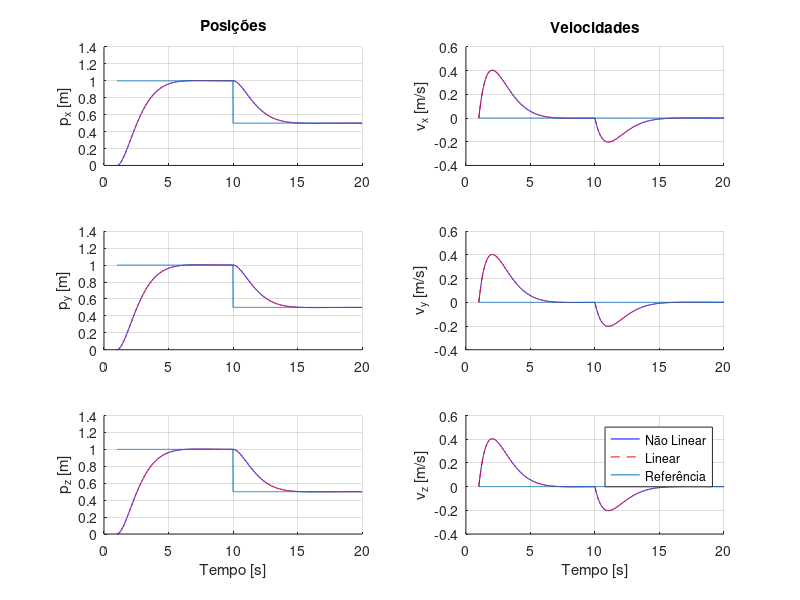

MATLAB code to generate this figure: (Note: this script raises an error after producing the figure.)
% Modelação e identificação do drone CRAZYFLIE
%% Constantes das Forças e Momentos
%close all
clear all
% initPlots

g = 9.807;
m = 0.035;
Cd = 0.2056;
zI = [0; 0; 1];

% Time vector
dt = 0.01;
t_end = 20;
t = 1:dt:t_end;
NSim = length(t);
tspan = [0 t_end];

% Initial conditions
x0 = [0; 0; 0; 0; 0; 0];
% x_ref = [1;1;1;0;0;0];
x_ref = [1;1;1;0;0;0] * ones(size(t)) - 0.5*[1;1;1;0;0;0]*(t>=10);

%% Linear model

nx = 6;
ny = 6;

A = [zeros(3) eye(3)
     zeros(3) -Cd*eye(3)];
B = [zeros(3)
     eye(3)  ];
C = eye(6);
D = zeros(6,3);

sys = ss(A,B,C,D);


% escalar_p = 0.01;
% escalar_v = 0.01;
% Q = kron(diag([escalar_p, escalar_v]), eye(nx/2));
% escalar_R = 0.01;
% R = escalar_R*diag([1.3759e-06,1.2508e-06,1.6314e-06]); %covariancias obtidas no 1.1 (drone parado) do Lab2

escalar_p = 0.01;
escalar_v = 0.01;
Q = kron(diag([escalar_p, escalar_v]), eye(nx/2));
escalar_R = 0.01;
R = escalar_R*eye(3);

[K,S,P] = lqr(sys,Q,R); % Since N is not specified, lqr sets N to 0.

e = eig(A-B*K);

% Linear simulation
x_lin = zeros(nx,NSim);
x_lin(:,1) = x0;
u = zeros(3,NSim);

for k=1:NSim-1
    y(:,k) = C*x_lin(:,k);
    u(:,k) = -K * (x_lin(:,k)-x_ref(:,k));

    dxdt = A*x_lin(:,k) + B*u(:,k);
    
    % integrate state
    x_lin(:,k+1) = x_lin(:,k) + dt * dxdt;
end


%% Nonlinear Model

x_nlin = zeros(nx, 1);
x_nlin(:,1) = x0;

for k = 1:length(t)-1
    % prepare variables:
    ua = -K*(x_nlin(:,k)-x_ref(:,k));
    
    
    % compute state derivative:
    dpdt = x_nlin(4:6,k);
    dvdt = ua - Cd * x_nlin(4:6,k);

    dxdt = [dpdt; dvdt];
    
    % integrate state
    x_nlin(:,k+1) = x_nlin(:,k) + dt * dxdt;
end

%% Plot (Controlador LQR em Modelo Linear vs Não Linear)

figure;

% Linha 1: p_x e v_x
subplot(3,2,1); hold on; grid on;
plot(t, x_nlin(1,:), 'b'); plot(t, x_lin(1,:), 'r--');plot(t, x_ref(1,:));
ylabel('p_x [m]'); title('Posições');

subplot(3,2,2); hold on; grid on;
plot(t, x_nlin(4,:), 'b'); plot(t, x_lin(4,:), 'r--');plot(t, x_ref(4,:));
ylabel('v_x [m/s]'); title('Velocidades');

% Linha 2: p_y e v_y
subplot(3,2,3); hold on; grid on;
plot(t, x_nlin(2,:), 'b'); plot(t, x_lin(2,:), 'r--');plot(t, x_ref(2,:));
ylabel('p_y [m]');

subplot(3,2,4); hold on; grid on;
plot(t, x_nlin(5,:), 'b'); plot(t, x_lin(5,:), 'r--');plot(t, x_ref(5,:));
ylabel('v_y [m/s]');

% Linha 3: p_z e v_z
subplot(3,2,5); hold on; grid on;
plot(t, x_nlin(3,:), 'b'); plot(t, x_lin(3,:), 'r--');plot(t, x_ref(3,:));
ylabel('p_z [m]'); xlabel('Tempo [s]');

subplot(3,2,6); hold on; grid on;
plot(t, x_nlin(6,:), 'b'); plot(t, x_lin(6,:), 'r--');plot(t, x_ref(6,:));
ylabel('v_z [m/s]'); xlabel('Tempo [s]');

legend('Não Linear','Linear','Referência');
sgtitle('Controlador LQR em Modelo Linear vs Não Linear');


%%  Error Model

x_er = zeros(nx, 1);
x_er(:,1) = x0;


% T = [0;0;0.4];
T=m*g;
Ro = eye(3); 

for k = 1:length(t)-1
    % prepare variables:
    p = x_lin(1:3,k);
    v = x_lin(4:6,k);
    p_d = x_ref(1:3,k);
    v_d = x_ref(4:6,k);

    % ep = p-pd  % ev = v - v_d
    x_er(:,k) = x_lin(:,k) - x_ref(:,k);
 
    % compute state derivative:
    depdt = x_er(4:6,k);
    devdt = -(g*zI + Cd*v) + T/m * zI - v_d;

    dxdt = [depdt; devdt];
    
    % integrate state
    x_er(:,k+1) = x_er(:,k) + dt * dxdt;
end

%% Plot (Controlador LQR em Modelo Linear vs de Erro)

figure;

% Linha 1: p_x e v_x
subplot(3,2,1); hold on; grid on;
plot(t, x_er(1,:), 'b'); plot(t, x_lin(1,:), 'r--');plot(t, x_ref(1,:));
ylabel('p_x [m]'); title('Posições');

subplot(3,2,2); hold on; grid on;
plot(t, x_er(4,:), 'b'); plot(t, x_lin(4,:), 'r--');plot(t, x_ref(4,:));
ylabel('v_x [m/s]'); title('Velocidades');

% Linha 2: p_y e v_y
subplot(3,2,3); hold on; grid on;
plot(t, x_er(2,:), 'b'); plot(t, x_lin(2,:), 'r--');plot(t, x_ref(2,:));
ylabel('p_y [m]');

subplot(3,2,4); hold on; grid on;
plot(t, x_er(5,:), 'b'); plot(t, x_lin(5,:), 'r--');plot(t, x_ref(5,:));
ylabel('v_y [m/s]');

% Linha 3: p_z e v_z
subplot(3,2,5); hold on; grid on;
plot(t, x_er(3,:), 'b'); plot(t, x_lin(3,:), 'r--');plot(t, x_ref(3,:));
ylabel('p_z [m]'); xlabel('Tempo [s]');

subplot(3,2,6); hold on; grid on;
plot(t, x_er(6,:), 'b'); plot(t, x_lin(6,:), 'r--');plot(t, x_ref(6,:));
ylabel('v_z [m/s]'); xlabel('Tempo [s]');

legend('Modelo de Erro','Modelo Linear','Referência');
sgtitle('Controlador LQR em Modelo Linear vs de Erro');

%% Nonlinear Control and Trials
% Lyapunov theory

kp_values = [0.5, 1.0, 2.0 2.5];
kv_values = [0.5 1.0, 1.5, 2.5];
results = struct;
colors = lines(length(kp_values)*length(kv_values));

figure;
subplot(1,1,1); hold on; grid on;

idx = 1;

for i = 1:length(kp_values)
    for j = 1:length(kv_values)

        kp = kp_values(i);
        kv = kv_values(j);

        x_lyap = zeros(nx, NSim);
        x_lyap(:,1) = x0;

        for k = 1:NSim-1
            % prepare variables:
            p = x_lyap(1:3,k);
            v = x_lyap(4:6,k);
            p_d = x_ref(1:3,k);
            v_d = x_ref(4:6,k);
        
            ep = p - p_d;
            ev = v - v_d;
        
            % control law
            u = - kp*ep - kv*ev;
            ua = u + Cd*v + g*zI + v_d;
        
            % compute state derivative:
            dpdt = v;
            dvdt = ua - Cd*v - g*zI;
        
            dxdt = [dpdt; dvdt];
        
            % integrate state
            x_lyap(:,k+1) = x_lyap(:,k) + dt * dxdt;
        end

        % Plot p_x
        plot(t, x_lyap(1,:), 'Color', colors(idx,:), 'DisplayName', ['K_p=', num2str(kp), ', K_v=', num2str(kv)]);
        idx = idx + 1;

        key = sprintf('kp_%d_kv_%d', kp*10, kv*10);
        results.(key).kp = kp;
        results.(key).kv = kv;
        results.(key).x_lyap = x_lyap;
    end
end

% Referência
plot(t, x_ref(1,:), 'k--', 'DisplayName', 'Referência');

xlabel('Tempo [s]');
ylabel('p_x [m]');
title('Evolução de p_x para diferentes (K_p, K_v)');
legend('Location', 'best');


%% plot (Controlador Não Linear (Lyapunov))

kp_sel = 2.5;
kv_sel = 2.5;

key_sel = sprintf('kp_%d_kv_%d', kp_sel*10, kv_sel*10);
x_lyap = results.(key_sel).x_lyap;



figure;

% Linha 1: p_x e v_x
subplot(3,2,1); hold on; grid on;
plot(t, x_lyap(1,:), 'b');plot(t, x_ref(1,:));
ylabel('p_x [m]'); title('Posições');

subplot(3,2,2); hold on; grid on;
plot(t, x_lyap(4,:), 'b');plot(t, x_ref(4,:));
ylabel('v_x [m/s]'); title('Velocidades');

% Linha 2: p_y e v_y
subplot(3,2,3); hold on; grid on;
plot(t, x_lyap(2,:), 'b');plot(t, x_ref(2,:));
ylabel('p_y [m]');

subplot(3,2,4); hold on; grid on;
plot(t, x_lyap(5,:), 'b');plot(t, x_ref(5,:));
ylabel('v_y [m/s]');

% Linha 3: p_z e v_z
subplot(3,2,5); hold on; grid on;
plot(t, x_lyap(3,:), 'b');plot(t, x_ref(3,:));
ylabel('p_z [m]'); xlabel('Tempo [s]');

subplot(3,2,6); hold on; grid on;
plot(t, x_lyap(6,:), 'b');plot(t, x_ref(6,:));
ylabel('v_z [m/s]'); xlabel('Tempo [s]');
legend('(Lyapunov)', 'Referência');
sgtitle('Controlador Não Linear obtido pela análise de Lyapunov');





%% Motion Planning
% RTT*

% Define flying arena 
PFly = [-1.2 1.2; -2.1 2.1; 0.0 2.0];

% Define obstacles
PNoFly1 = [-0.6,0.7,0.0,1.2,0.1,1.2];
PNoFly2 = [-0.6,-0.8,0.6,1.2,0.1,1.4];

% Define initial positions
P_Start = [-0.3 0.3; -0.3 0.3; 0 0];
PStart = randInBounds(P_Start);

% Define goal positions
P_Goal1 = [-0.2 0.2; 0.9 1.3; 0.4 0.8];
PGoal1 = randInBounds(P_Goal1);
P_Goal2 = [-0.2 0.2; -1.3 -0.9; 1.0 1.4];
PGoal2 = randInBounds(P_Goal2);

EPS = 0.2;
numNodes = 2000;


% plot
figure
view(3);
axis([PFly(1,:) PFly(2,:) PFly(3,:)])
hold on
patch(obsgen(PNoFly1))
patch(obsgen(PNoFly2))

% Plot dos pontos
plot3(PStart(1), PStart(2), PStart(3), 'go', 'MarkerSize', 8, 'MarkerFaceColor', 'g')
plot3(PGoal1(1), PGoal1(2), PGoal1(3), 'mo', 'MarkerSize', 8, 'MarkerFaceColor', 'm')
plot3(PGoal2(1), PGoal2(2), PGoal2(3), 'ro', 'MarkerSize', 8, 'MarkerFaceColor', 'r')

[traj1, nodes1] = RRTStar_3D(PStart, PGoal1, PNoFly1, PNoFly2, EPS, numNodes, PFly);
[traj2, nodes2] = RRTStar_3D(PGoal1, PGoal2, PNoFly1, PNoFly2, EPS, numNodes, PFly);

    
plotPath(traj1,'b');  % Start → Goal1
plotPath(traj2,'b');  % Goal1 → Goal2
title('Trajetória completa: Start → Goal1 → Goal2')





%%


trajTotal = [traj1; traj2]';
NSim2 = size(trajTotal, 2);
trajTotal = [trajTotal;zeros(3,NSim2)];

t_end2 = 50;

dt2 = t_end2 / NSim2;
t2 = 1:dt2:t_end2;

% Linear simulation
x = zeros(nx,NSim2);
x(:,1) = trajTotal(:,1);
u = zeros(3,NSim);


for k = 1:NSim2-1
    % prepare variables:
    ua = -K*(x(:,k)-trajTotal(:,k));
    
    
    % compute state derivative:
    dpdt = x(4:6,k);
    dvdt = ua - Cd * x(4:6,k);

    dxdt = [dpdt; dvdt];
    
    % integrate state
    x(:,k+1) = x(:,k) + dt2 * dxdt;
end
x(:,end) = trajTotal(:,end);

% plot
figure
view(3);
hold on
plot3(trajTotal(1,:), trajTotal(2,:), trajTotal(3,:), 'LineWidth', 2);  % Start → Goal1 → Goal2
plot3(x(1,:), x(2,:), x(3,:), 'k', 'LineWidth', 2);


% Plot dos obstaculos
plot3(PStart(1), PStart(2), PStart(3), 'go', 'MarkerSize', 8, 'MarkerFaceColor', 'g')
plot3(PGoal1(1), PGoal1(2), PGoal1(3), 'mo', 'MarkerSize', 8, 'MarkerFaceColor', 'm')
plot3(PGoal2(1), PGoal2(2), PGoal2(3), 'ro', 'MarkerSize', 8, 'MarkerFaceColor', 'r')

axis([PFly(1,:) PFly(2,:) PFly(3,:)])

patch(obsgen(PNoFly1))
patch(obsgen(PNoFly2))
  

legend('Planeamento de Trajetória RRT*', 'Controlador desenvolvido');
title('Algoritmo de planeamento com controlador desenvolvido')



%% function

function plotPath(path, color)
    for i = 1:size(path,1)-1
        line([path(i,1), path(i+1,1)], ...
             [path(i,2), path(i+1,2)], ...
             [path(i,3), path(i+1,3)], ...
             'Color', color, 'LineWidth', 2);
    end
end
